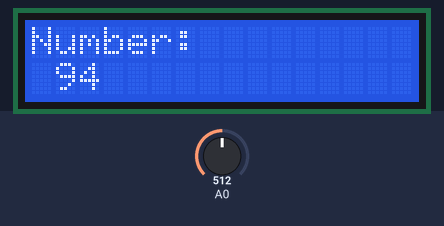
Bench run of a sketch on a simulated Arduino Uno, built with avr-gcc and run on an emulated ATmega328P. Parts: 16×2 character LCD. The test bench sets the inputs (shaded band); at power-on: A0 = 512.

Above: at 1.2 s.
1.3 s: A0 set to 590
2.8 s: A0 set to 615
At 3.8 s:
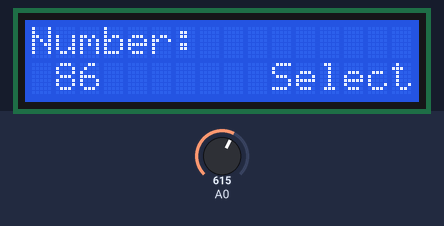
4.4 s: A0 set to 511
At 4.5 s:
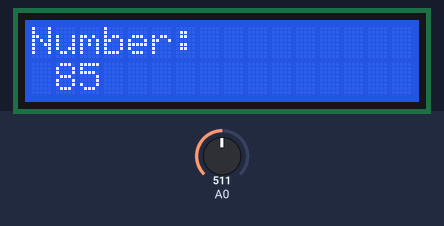
Timing chart, 0 to 7.4 s (numbered marks = the images above; inputs shaded):
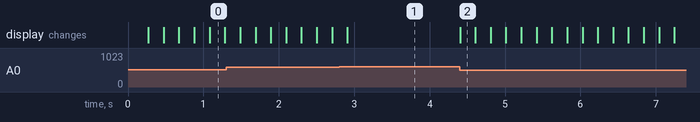

Measured:
- the behaviour switches between 599 and 600 on A0 (found by bisection; images 0 and 1)
- after the input at 2.8 s, the display: changes after 0.11 s (image 1)
- after the input at 4.4 s, the display: changes at once (image 2)

The sketch:

lab1_1.ino
```cpp
/******************************************************************************
FILENAME:     lab_1_1.ino
COURSE:       MREN 178
LAB:          1
STUDENT(S):   Ali Abid: 20542690, Andres Escolar 20529215
DATE:

ATTRIBUTIONS: [LIST ANY EXTERNAL CONTIBUTORS/CONTRIBUTIONS HERE]

******************************************************************************/
// include the library code:
#include <LiquidCrystal.h>

// initialize the library by associating any needed LCD interface pin
// with the arduino pin number it is connected to
const int pin_RS = 8;
const int pin_EN = 9;
const int pin_d4 = 4;
const int pin_d5 = 5;
const int pin_d6 = 6;
const int pin_d7 = 7;
const int pin_BL = 10;
LiquidCrystal lcd(pin_RS,  pin_EN,  pin_d4,  pin_d5,  pin_d6,  pin_d7);

int curr_num = 100;
const int BTN_DELAY = 200;

void setup() {
  Serial.begin(9600);
  lcd.begin(16, 2);
  lcd.setCursor(0,0);
  lcd.print("Number:");
  lcd.setCursor(1,1);
  lcd.print(curr_num);
}

void loop() {
  int x;
  x = analogRead (0);
  // Serial.println(x);
  lcd.setCursor(10,1);
  if (x < 60) { // RIGHT
    ++curr_num;
    lcd.setCursor(0, 1);
    lcd.print("                ");
    lcd.setCursor(1,1);
    lcd.print(curr_num);
    delay(BTN_DELAY);
  }
  else if (x < 200) { // UP
    curr_num += 10;
    lcd.setCursor(0, 1);
    lcd.print("                ");
    lcd.setCursor(1,1);
    lcd.print(curr_num);
    delay(BTN_DELAY);
  }
  else if (x < 400){ // DOWN
    curr_num -= 10;
    lcd.setCursor(0, 1);
    lcd.print("                ");
    lcd.setCursor(1,1);
    lcd.print(curr_num);
    delay(BTN_DELAY);
  }
  else if (x < 600){ // LEFT
    --curr_num;
    lcd.setCursor(0, 1);
    lcd.print("                ");
    lcd.setCursor(1,1);
    lcd.print(curr_num);
    delay(BTN_DELAY);
  }
  else if (x < 800){
    lcd.print ("Select");
  }
}
```
